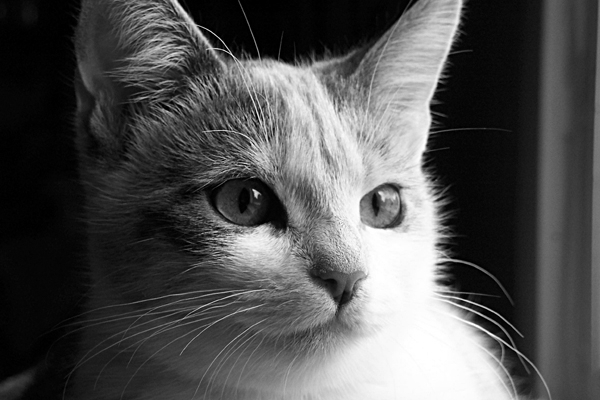
#> input picture cat.jpg, 600 x 400 px, found by its file name
$ python cattest.py   (older library calls are emulated)
#> lines starting #> are read from the running program, lines starting #| are printed output that depends on the picture; after the words box and inside, x2 and y2 are one past the last pixel; in counts of white or black regions, pixels touching at a corner belong together
'''

Simple display example using scipy and matplotlib

'''
import matplotlib.pyplot as plt
from scipy import ndimage
from scipy import misc

IMAGE = '/Users/akanwar/Documents/Image Processing course/assignments/cat.jpg'

#l = misc.lena()
#misc.imsave('lena.png', l) # uses the Image module (PIL)
l = misc.imread(IMAGE)
#> l is the input picture: shape (400, 600); min 0, max 255, mean 81.5
l[1:199, 1:230] = 256
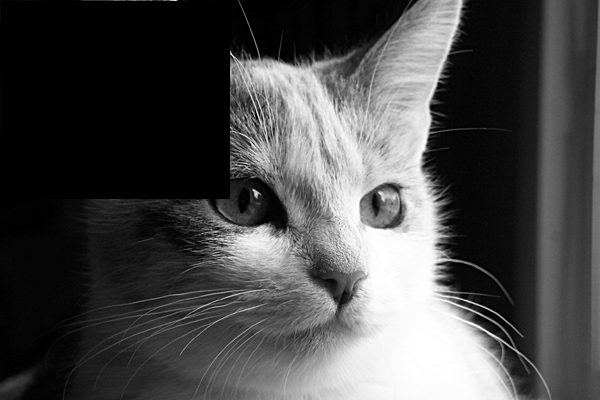
#> l: shape (400, 600); 18.18% of pixels changed, all inside (x1, y1, x2, y2) = (1, 1, 230, 199)
plt.imshow(l)
plt.show()

$ run again, with flowers.jpg copied over cat.jpg
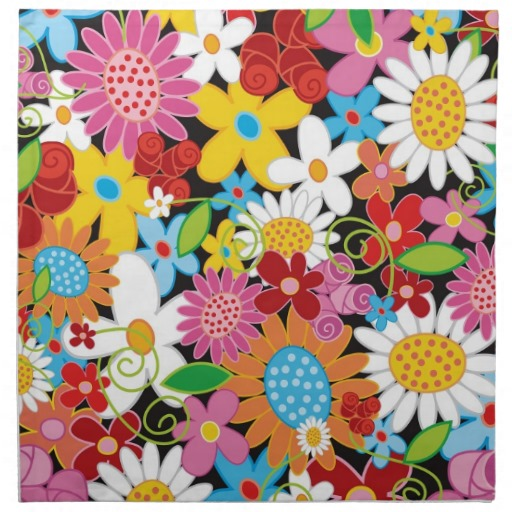
#> input picture flowers.jpg, 512 x 512 px, found by its file name
#> l is the input picture: shape (512, 512, 3); mean R, G, B 176.6, 147.8, 132.4
#> `l[1:199, 1:230] = 256`:
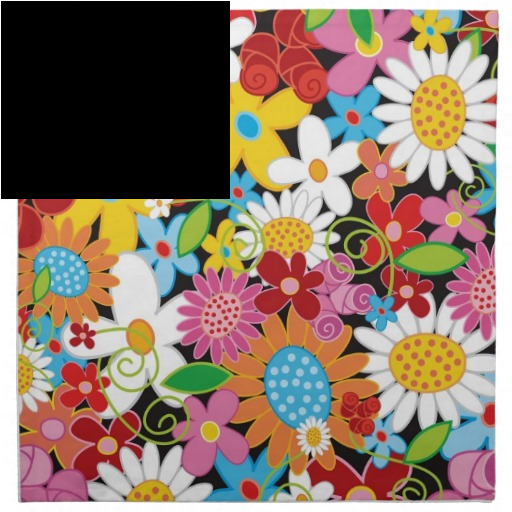
#> l: shape (512, 512, 3); 17.3% of pixels changed, all inside (x1, y1, x2, y2) = (1, 1, 230, 199)

$ run again, with saturn.jpg copied over cat.jpg
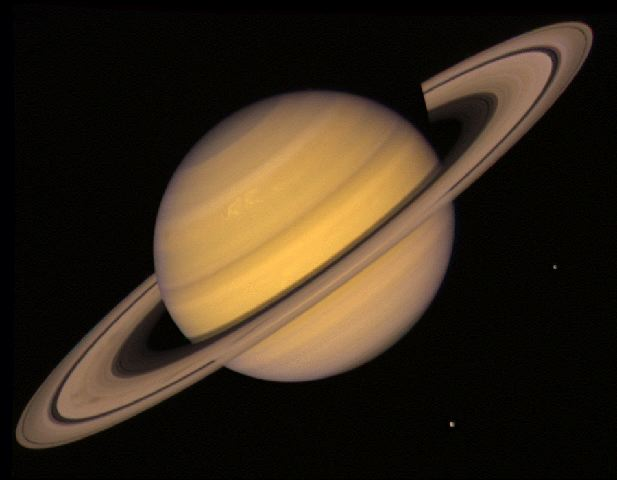
#> input picture saturn.jpg, 617 x 480 px, found by its file name
#> l is the input picture: shape (480, 617, 3); mean R, G, B 54.2, 41.7, 27.1
#> `l[1:199, 1:230] = 256`:
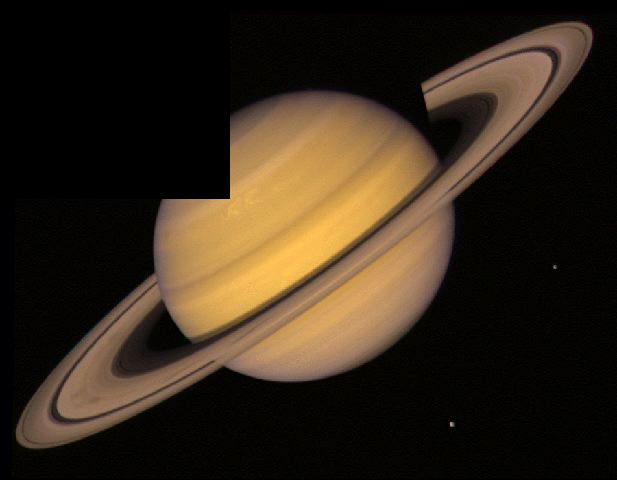
#> l: shape (480, 617, 3); 15.17% of pixels changed, all inside (x1, y1, x2, y2) = (1, 1, 230, 199)
